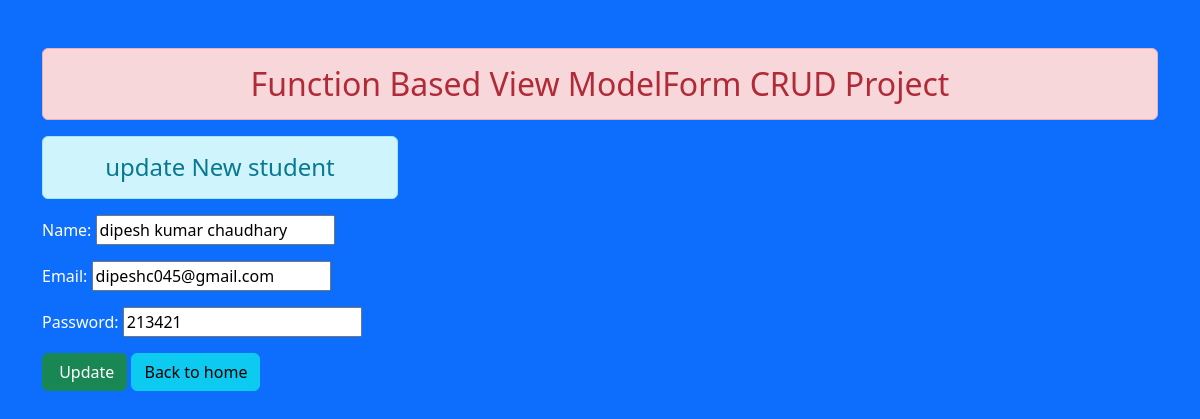
The app's page /23/ with its own data.
### myapp/models.py (models this page shows)
class User(models.Model):
    name = models.CharField(max_length=50)
    email = models.EmailField(max_length=30)
    password = models.CharField(max_length=20)

### myapp/views.py (the view)
# urls.py: path("<int:id>/",views.Update_data,name='Update_data'),
def Update_data(request,id):
    if request.method == 'POST':
       pi = User.objects.get(pk=id)
       fm = studentRegistration(request.POST,instance = pi)
       if fm.is_valid():
        fm.save()
    else:
       pi = User.objects.get(pk=id)
       fm = studentRegistration(instance = pi)
    return render(request, 'myapp/updatestudent.html',{'form' :fm,'id':id})

### myapp/forms.py
class studentRegistration(forms.ModelForm):
    class Meta:
        model = User
        fields = "__all__"

### myapp/templates/myapp/updatestudent.html
{% extends "myapp/base.html"%} {% block content%}
<div class="row">
  <div class="col-sm-4">
    <h4 class="text-center alert alert-info">update New student</h4>
    <form action="" method="post">
      {%csrf_token%} {{form.as_p}}
      <input type="submit" class="btn btn-success" value=" Update" />
<a href="{% url 'entrydata' %}" class="btn btn-info ">Back to home </a>
    </form>
  </div>
</div>
{% endblock content%}

### records on screen
User: name "dipesh kumar chaudhary", email "dipeshc045@gmail.com", password "213421"
